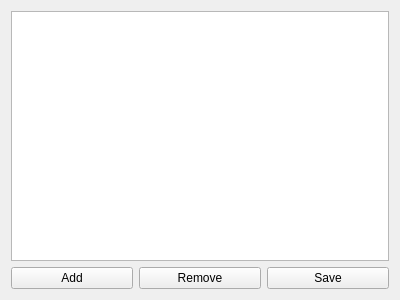
<?xml version="1.0" encoding="UTF-8"?>
<ui version="4.0">
 <class>OpenRGBSerialSettingsPageUi</class>
 <widget class="QWidget" name="OpenRGBSerialSettingsPageUi">
  <property name="geometry">
   <rect>
    <x>0</x>
    <y>0</y>
    <width>400</width>
    <height>300</height>
   </rect>
  </property>
  <property name="windowTitle">
   <string>Form</string>
  </property>
  <layout class="QGridLayout" name="gridLayout">
   <item row="1" column="0">
    <widget class="QPushButton" name="AddSerialDeviceButton">
     <property name="text">
      <string>Add</string>
     </property>
    </widget>
   </item>
   <item row="1" column="1">
    <widget class="QPushButton" name="RemoveSerialDeviceButton">
     <property name="text">
      <string>Remove</string>
     </property>
    </widget>
   </item>
   <item row="1" column="2">
    <widget class="QPushButton" name="SaveSerialConfigurationButton">
     <property name="text">
      <string>Save</string>
     </property>
    </widget>
   </item>
   <item row="0" column="0" colspan="3">
    <widget class="QListWidget" name="SerialDeviceList">
     <property name="verticalScrollMode">
      <enum>QAbstractItemView::ScrollPerPixel</enum>
     </property>
    </widget>
   </item>
  </layout>
 </widget>
 <resources/>
 <connections/>
</ui>
